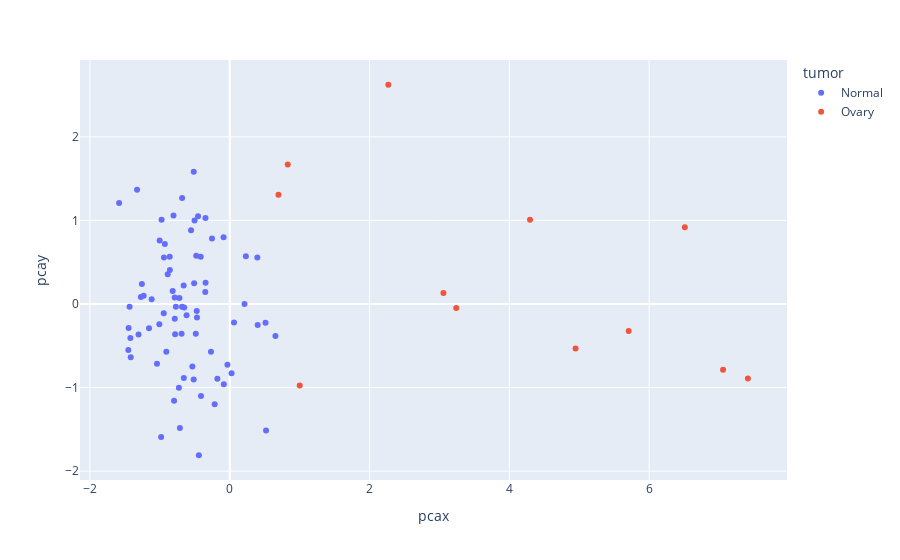

Write notebook code for a chart like this one.
### Markdown cell above
## PCA

### Code cell
tumor_g = ['Normal', 'Ovary']
ds = dataset_base.loc[np.isin(dataset_base.s_Tumor, tumor_g)].copy()
# markers_ = ['p_HE4', 's_Age']
markers_ = markers
ds[markers_] = np.log(ds[markers_])
p_ = skpca(2).fit(ds[markers_])
d_ = p_.transform(ds[markers_])
d_ = pd.DataFrame(d_, columns=['pcax', 'pcay'])
d_['tumor'] = ds.s_Tumor.values
d_['stage'] = ds.s_Stage.values
px.scatter(d_, 'pcax', 'pcay', color='tumor',hover_data=['stage'])

### Figure 1 — Plotly figure (JSON) as saved in the notebook; plotly's stock layout.template omitted (floating-point values rounded to 4 significant figures)
{"data": [{"customdata": [[0], [0], [0], [0], [0], [0], [0], [0], [0], [0], [0], [0], [0], [0], [0], [0], [0], [0], [0], [0], [0], [0], [0], [0], [0], [0], [0], [0], [0], [0], [0], [0], [0], [0], [0], [0], [0], [0], [0], [0], [0], [0], [0], [0], [0], [0], [0], [0], [0], [0], [0], [0], [0], [0], [0], [0], [0], [0], [0], [0], [0], [0], [0], [0], [0], [0], [0], [0], [0], [0], [0], [0], [0], [0], [0]], "hoverlabel": {"namelength": 0}, "hovertemplate": "tumor=Normal<br>pcax=%{x}<br>pcay=%{y}<br>stage=%{customdata[0]}", "legendgroup": "Normal", "marker": {"color": "#636efa", "symbol": "circle"}, "mode": "markers", "name": "Normal", "showlegend": true, "type": "scatter", "x": [-0.3501, -1.117, -0.0334, -0.4722, -0.7866, -1.272, -0.9754, -1.003, 0.211, 0.0605, -0.4797, -0.1774, -0.5537, 0.5187, -0.6596, 0.3945, -0.5099, 0.2305, -0.9419, -0.683, -0.4534, 0.6532, -0.8049, 0.5118, -0.4152, -0.2539, -0.08489, -0.2688, -0.3474, -0.8164, -0.4114, -1.041, -0.9446, -0.7964, -0.216, -0.6575, -0.7812, -0.4691, -1.447, -1.433, -0.5158, -0.9814, -0.7276, -0.442, -1.417, -0.5345, -0.7133, -1.326, -0.9288, -0.346, -0.6515, -0.6891, -0.08884, -1.451, -0.8569, -0.7882, -1.257, -0.771, -0.8879, -0.618, -1.007, -0.859, 0.3993, 0.02594, -0.6818, -1.155, -1.305, -0.5154, -1.583, -0.4859, -1.232, -0.7206, -0.5036, -1.422, -0.9077], "xaxis": "x", "y": [0.1442, 0.05686, -0.7278, -0.08322, -0.1752, 0.08276, 1.007, 0.7609, 0.0003517, -0.223, 0.5758, -0.8961, 0.8809, -1.515, 0.2216, 0.5572, 0.2491, 0.5701, 0.557, -0.03244, 1.049, -0.3842, 1.06, -0.2251, 0.5657, 0.7827, -0.962, -0.5701, 1.028, 0.1541, -1.101, -0.7165, -0.1114, -1.159, -1.199, -0.8854, -0.362, -0.1609, -0.2882, -0.03371, -0.9034, -1.591, -1.002, -1.81, -0.636, -0.7486, -1.484, 1.367, 0.7168, 0.2545, -0.04334, -0.3555, 0.7979, -0.552, 0.4074, 0.07706, 0.2394, -0.03415, 0.355, -0.1344, -0.243, 0.5664, -0.2509, -0.8276, 1.269, -0.2913, -0.3645, 1.582, 1.209, -0.3562, 0.09731, 0.07222, 0.999, -0.4081, -0.5707], "yaxis": "y"}, {"customdata": [[3], [3], [3], [3], [3], [3], [1], [1], [3], [3], [3], [3]], "hoverlabel": {"namelength": 0}, "hovertemplate": "tumor=Ovary<br>pcax=%{x}<br>pcay=%{y}<br>stage=%{customdata[0]}", "legendgroup": "Ovary", "marker": {"color": "#EF553B", "symbol": "circle"}, "mode": "markers", "name": "Ovary", "showlegend": true, "type": "scatter", "x": [1.001, 4.295, 4.947, 5.707, 3.056, 0.6967, 0.8301, 6.51, 3.24, 7.412, 2.268, 7.057], "xaxis": "x", "y": [-0.9749, 1.008, -0.5318, -0.3218, 0.1305, 1.308, 1.671, 0.9176, -0.047, -0.8909, 2.624, -0.7884], "yaxis": "y"}], "layout": {"legend": {"title": {"text": "tumor"}, "tracegroupgap": 0}, "margin": {"t": 60}, "xaxis": {"anchor": "y", "domain": [0, 1], "title": {"text": "pcax"}}, "yaxis": {"anchor": "x", "domain": [0, 1], "title": {"text": "pcay"}}}}
